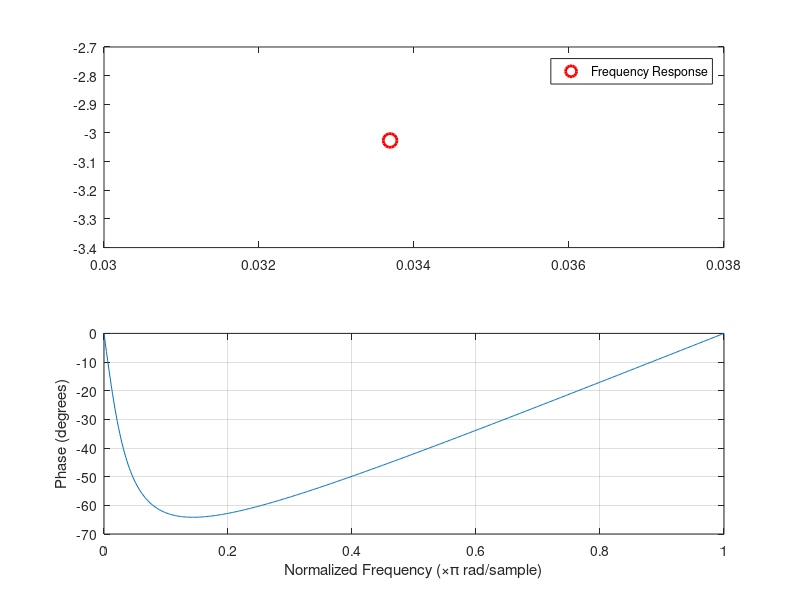

This figure's MATLAB source: (Note: this script raises an error after producing the figure.)
clear all;
close all;
clc;

% Coefficients for the model
Ts = 1/(48e3);

% Smoothing factor
alpha = 0.1;

% EMA filter coefficients
b = alpha;
a = [1 -(1-alpha)];

% Calculate frequency response with freqz
[H, w] = freqz(b, a, 2048);

% Magnitude in dB
H_dB = 20*log10(abs(H));

% Maximum magnitude (at 0 Hz)
max_dB = max(H_dB);

% 3 dB cutoff threshold
cutoff_dB = max_dB - 3;

% Find index closest to 3 dB point
[~, idx] = min(abs(H_dB - cutoff_dB));

% Normalized cutoff frequency (w/pi)
f_3dB_norm = w(idx)/pi;

% Plot magnitude and phase using freqz
figure;
freqz(b, a);
hold on;

% Add red circle at 3 dB cutoff on magnitude plot
subplot(2,1,1) % Magnitude plot
plot(f_3dB_norm, H_dB(idx), 'ro', 'MarkerSize', 10, 'LineWidth', 2);

% Add legend
legend('Frequency Response', '3 dB Cutoff Frequency');

% Defines the test signal
t = (0:Ts:0.5);

f_passband = 500;
f_stopband = 8000;

signal_passband = sin(2*pi*f_passband*t);
signal_stopband = sin(2*pi*f_stopband*t);

% Simulates the values of the ADC
x = signal_passband;
%x = uint16(((sin(2*pi*f_passband*t) + sin(2*pi*f_stopband*t)) / 2) * 2047 + 2048);

% Test the filter
y = ema_filter(x, alpha);

% Plot the results
figure;
subplot(2, 1, 1);
plot(t, x);
xlabel('Time [s]');
ylabel('Amplitude');
title('Input signal');
xlim([0 0.01]);

subplot(2, 1, 2);
plot(t, y);
xlabel('Time [s]');
ylabel('Amplitude');
xlim([0 0.01]);
title('Output signal');

% Exports input signal as array in C
x_short = x(1:1024);

% Öffne eine neue Datei (optional, oder direkt in der Konsole ausgeben)
fprintf('uint16_t adc_values[1024] = {\n');
for i = 1:1024
    if mod(i, 16) == 1
        fprintf('    '); % Einrückung
    end
    fprintf('%d', x_short(i));
    if i < 1024
        fprintf(', ');
    end
    if mod(i, 16) == 0
        fprintf('\n');
    end
end
fprintf('\n};\n');

% e)
% The higher frequency (here: 8kHz) is attenuated and the lower frequency
% (here: 500Hz) is preserved

% f)
% When alpha gets larger:
% - The filter responds faster
% - The smoothing effect decreases
% - Higher cutoff frequency -> more frequency components pass through
% - smaller phase delay
% Reason: With a smaller alpha, the filter relies more on the past outputs
% (1-alpha). A larger alpha gives more weight to the current input.